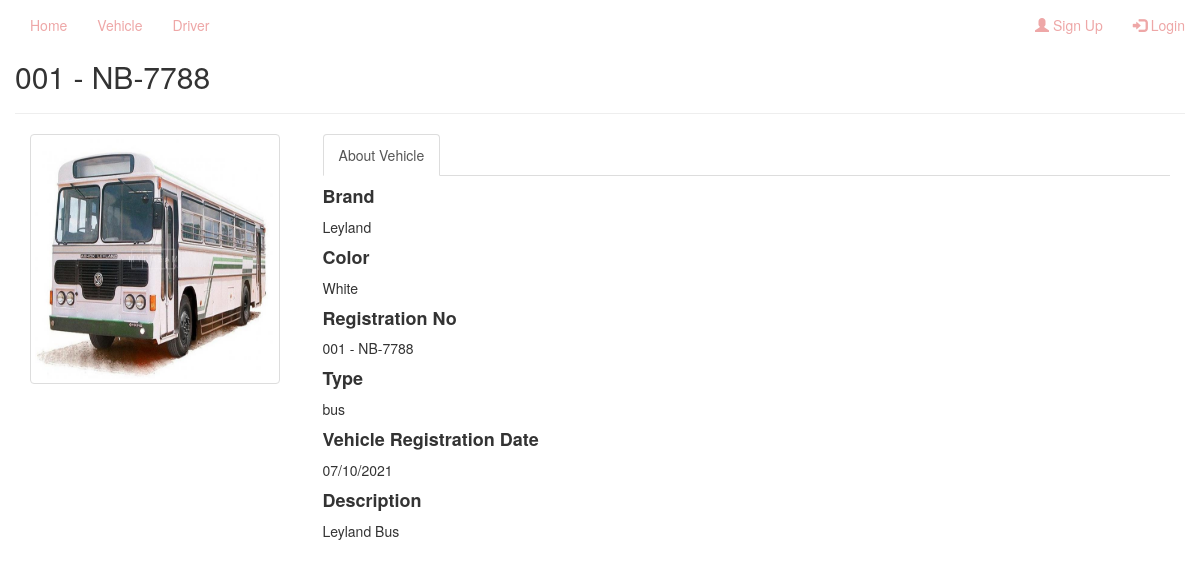
Screenshot of /busprofile.php?busid=36 with the database file from the repository.
### tables this page shows
CREATE TABLE `vehicle` (
  `veh_id` int(11) NOT NULL,
  `veh_reg` varchar(100) NOT NULL,
  `veh_type` varchar(20) NOT NULL,
  `brand` varchar(100) NOT NULL,
  `veh_color` varchar(100) NOT NULL,
  `veh_regdate` varchar(100) NOT NULL,
  `veh_description` varchar(255) NOT NULL,
  `veh_photo` varchar(255) NOT NULL,
  `veh_available` int(11) NOT NULL
);

### busprofile.php (the view, shortened to what this page needs)
<?php
    $connection= mysqli_connect("localhost","root","","vehicle_management");
    $veh_id= $_GET['busid'];
    $sql= "SELECT * FROM `vehicle` WHERE veh_id='$veh_id' or veh_reg='$veh_id'";
    $res= mysqli_query($connection,$sql);
    $row= mysqli_fetch_assoc($res);
?>
<!DOCTYPE html>
<html lang="en">
<head>
    <link rel="stylesheet" href="https://maxcdn.bootstrapcdn.com/bootstrap/3.3.7/css/bootstrap.min.css">
    <link rel="stylesheet" href="style.css">
</head>
<body>
   <?php  include 'navbar.php';?>
        <div class="container">
          <div class="row">
          <div class="fb-profile-text" id="h1" >
                            <h2><?php echo $row['veh_reg']; ?></h2>
            </div>
            <hr>
           <div class="col-sm-3">
                   <div class="fb-profile">
                        <img height="250" width="250" align="left" class="fb-image-profile thumbnail userpic" src="vehicle picture/<?php echo $row['veh_photo'] ?>" alt="dp"/>
                    </div>
           </div>
           <div class="col-sm-9">
               <div data-spy="scroll" class="tabbable-panel">
                <div class="tabbable-line">
                  <ul class="nav nav-tabs ">
                    <li class="active">
                      <a href="#tab_default_1" data-toggle="tab">
                      About Vehicle </a>
                    </li>
                  </ul>
                  <div class="tab-content">
                    <div class="tab-pane active" id="tab_default_1">
                     <h4><strong>Brand</strong></h4>
                      <p><?php echo $row['brand']; ?></p>
                      <h4><strong>Color</strong></h4>
                      <p><?php echo $row['veh_color']; ?></p>
                      <h4><strong>Registration No</strong></h4>
                      <p>
                        <?php echo $row['veh_reg']; ?>
                      </p>
                      <h4><strong>Type</strong></h4>
                      <p><?php echo $row['veh_type']; ?></p>
                      <h4><strong>Vehicle Registration Date</strong></h4>
                      <p><?php echo $row['veh_regdate']; ?></p>
                      <h4><strong>Description</strong></h4>
                      <p><?php echo $row['veh_description']; ?></p>
                    </div>
                  </div>
                </div>
              </div>
           </div>
          </div>
        </div>
        <div class="container">
          <div class="col-sm-12">
          </div>
    </div>
</body>
</html>

### rows the page displays
vehicle: veh_reg "001 - NB-7788", veh_photo (picture), brand "Leyland", veh_color "White", veh_type "bus", veh_regdate "07/10/2021", veh_description "Leyland Bus"
